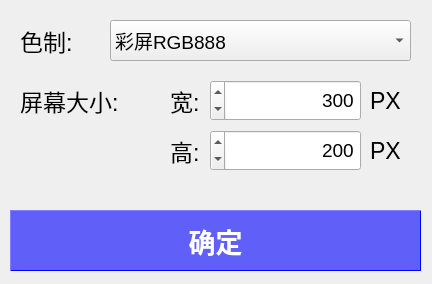
<?xml version="1.0" encoding="UTF-8"?>
<ui version="4.0">
 <class>ConfigWindow</class>
 <widget class="QWidget" name="ConfigWindow">
  <property name="geometry">
   <rect>
    <x>0</x>
    <y>0</y>
    <width>432</width>
    <height>284</height>
   </rect>
  </property>
  <property name="sizePolicy">
   <sizepolicy hsizetype="Fixed" vsizetype="Fixed">
    <horstretch>0</horstretch>
    <verstretch>0</verstretch>
   </sizepolicy>
  </property>
  <property name="minimumSize">
   <size>
    <width>432</width>
    <height>284</height>
   </size>
  </property>
  <property name="maximumSize">
   <size>
    <width>432</width>
    <height>284</height>
   </size>
  </property>
  <property name="windowTitle">
   <string>Form</string>
  </property>
  <widget class="QLabel" name="label">
   <property name="geometry">
    <rect>
     <x>20</x>
     <y>20</y>
     <width>71</width>
     <height>41</height>
    </rect>
   </property>
   <property name="font">
    <font>
     <pointsize>17</pointsize>
    </font>
   </property>
   <property name="text">
    <string>色制:</string>
   </property>
  </widget>
  <widget class="QComboBox" name="comboBox_colorSys">
   <property name="geometry">
    <rect>
     <x>110</x>
     <y>20</y>
     <width>301</width>
     <height>41</height>
    </rect>
   </property>
   <property name="font">
    <font>
     <pointsize>14</pointsize>
    </font>
   </property>
   <item>
    <property name="text">
     <string>彩屏RGB888</string>
    </property>
   </item>
   <item>
    <property name="text">
     <string>彩屏RGB565</string>
    </property>
   </item>
   <item>
    <property name="text">
     <string>黑白屏</string>
    </property>
   </item>
  </widget>
  <widget class="QLabel" name="label_2">
   <property name="geometry">
    <rect>
     <x>20</x>
     <y>80</y>
     <width>141</width>
     <height>41</height>
    </rect>
   </property>
   <property name="font">
    <font>
     <pointsize>17</pointsize>
    </font>
   </property>
   <property name="text">
    <string>屏幕大小:</string>
   </property>
  </widget>
  <widget class="QSpinBox" name="spinBox_w">
   <property name="geometry">
    <rect>
     <x>210</x>
     <y>80</y>
     <width>151</width>
     <height>41</height>
    </rect>
   </property>
   <property name="font">
    <font>
     <pointsize>14</pointsize>
    </font>
   </property>
   <property name="layoutDirection">
    <enum>Qt::RightToLeft</enum>
   </property>
   <property name="alignment">
    <set>Qt::AlignRight|Qt::AlignTrailing|Qt::AlignVCenter</set>
   </property>
   <property name="minimum">
    <number>50</number>
   </property>
   <property name="maximum">
    <number>2560</number>
   </property>
   <property name="singleStep">
    <number>100</number>
   </property>
   <property name="value">
    <number>300</number>
   </property>
  </widget>
  <widget class="QSpinBox" name="spinBox_h">
   <property name="geometry">
    <rect>
     <x>210</x>
     <y>130</y>
     <width>151</width>
     <height>41</height>
    </rect>
   </property>
   <property name="font">
    <font>
     <pointsize>14</pointsize>
    </font>
   </property>
   <property name="layoutDirection">
    <enum>Qt::RightToLeft</enum>
   </property>
   <property name="alignment">
    <set>Qt::AlignRight|Qt::AlignTrailing|Qt::AlignVCenter</set>
   </property>
   <property name="minimum">
    <number>50</number>
   </property>
   <property name="maximum">
    <number>1440</number>
   </property>
   <property name="singleStep">
    <number>100</number>
   </property>
   <property name="value">
    <number>200</number>
   </property>
  </widget>
  <widget class="QLabel" name="label_3">
   <property name="geometry">
    <rect>
     <x>170</x>
     <y>80</y>
     <width>41</width>
     <height>41</height>
    </rect>
   </property>
   <property name="font">
    <font>
     <pointsize>17</pointsize>
    </font>
   </property>
   <property name="text">
    <string>宽:</string>
   </property>
  </widget>
  <widget class="QLabel" name="label_4">
   <property name="geometry">
    <rect>
     <x>170</x>
     <y>130</y>
     <width>41</width>
     <height>41</height>
    </rect>
   </property>
   <property name="font">
    <font>
     <pointsize>17</pointsize>
    </font>
   </property>
   <property name="text">
    <string>高:</string>
   </property>
  </widget>
  <widget class="QLabel" name="label_5">
   <property name="geometry">
    <rect>
     <x>370</x>
     <y>80</y>
     <width>41</width>
     <height>41</height>
    </rect>
   </property>
   <property name="font">
    <font>
     <pointsize>17</pointsize>
    </font>
   </property>
   <property name="text">
    <string>PX</string>
   </property>
  </widget>
  <widget class="QLabel" name="label_6">
   <property name="geometry">
    <rect>
     <x>370</x>
     <y>130</y>
     <width>41</width>
     <height>41</height>
    </rect>
   </property>
   <property name="font">
    <font>
     <pointsize>17</pointsize>
    </font>
   </property>
   <property name="text">
    <string>PX</string>
   </property>
  </widget>
  <widget class="QPushButton" name="pushButton">
   <property name="geometry">
    <rect>
     <x>10</x>
     <y>210</y>
     <width>411</width>
     <height>61</height>
    </rect>
   </property>
   <property name="font">
    <font>
     <pointsize>20</pointsize>
     <weight>75</weight>
     <bold>true</bold>
    </font>
   </property>
   <property name="styleSheet">
    <string notr="true">QPushButton{
	background-color:#990000ff;
	color:#ffffff;
	border:1px outset #ff0000ff;
	border-radius:50px;
}
QPushButton::hover{
	background-color:#99000099;
	
}
QPushButton::pressed{
	color:#999999;
}</string>
   </property>
   <property name="text">
    <string>确定</string>
   </property>
  </widget>
 </widget>
 <resources/>
 <connections/>
</ui>
